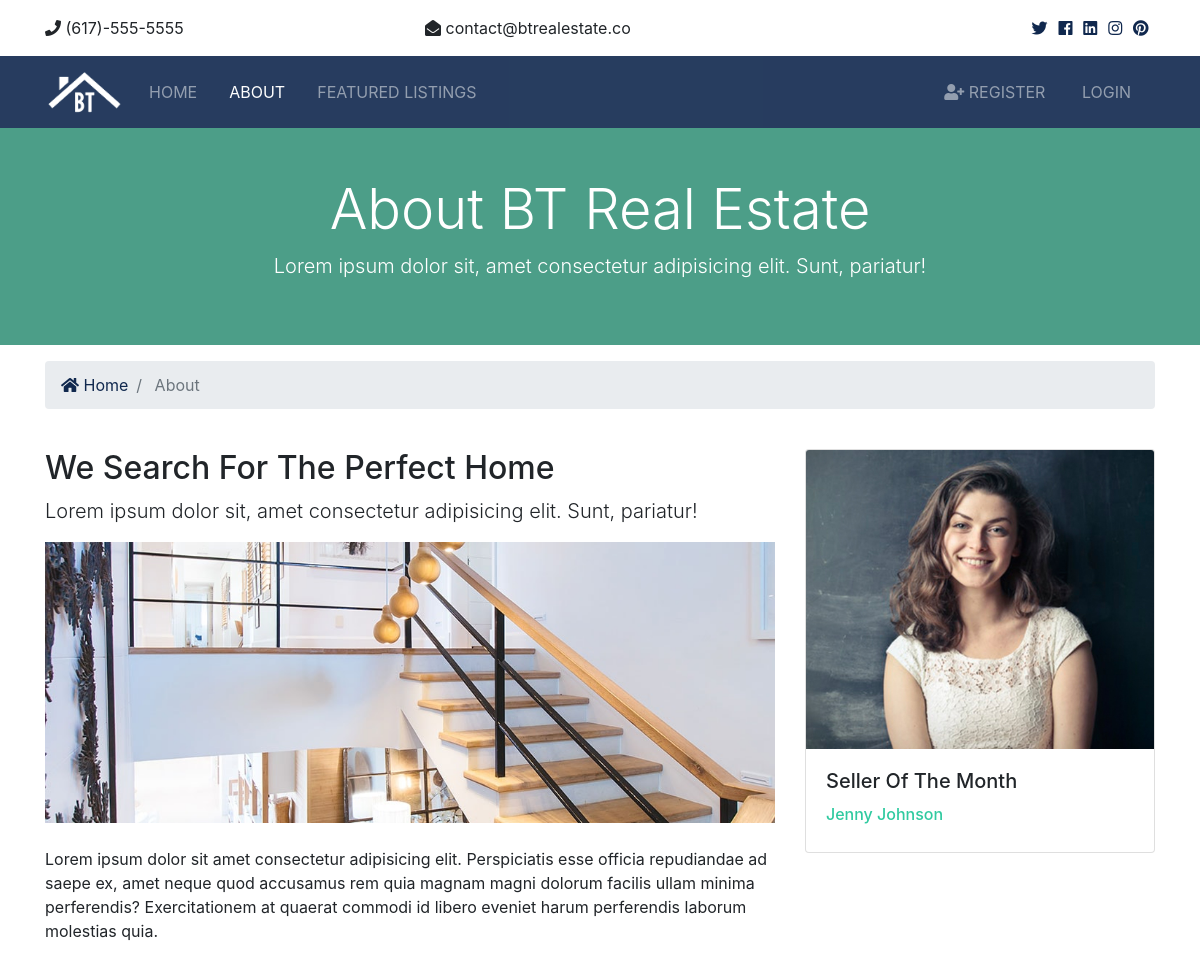
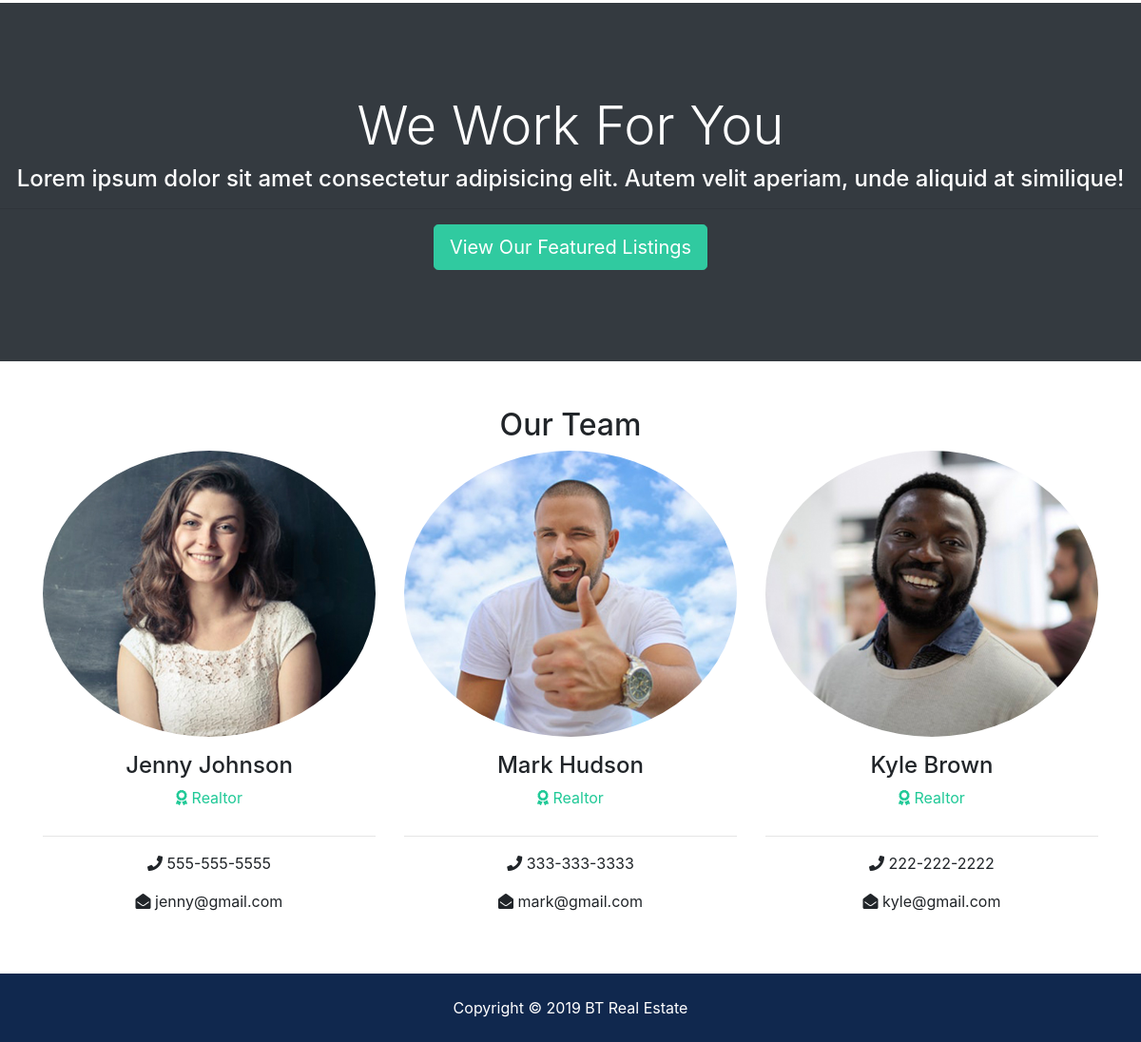
/about, run on the app's committed database (2 pictures, top to bottom).
### realtors/models.py (models this page shows, shortened)
class Realtor(models.Model):
    name = models.CharField(max_length=200)
    photo = models.ImageField(upload_to='photos/%Y/%m/%d/')
    description = models.TextField(blank=True)
    phone = models.CharField(max_length=20)
    email = models.CharField(max_length=50)
    is_mvp = models.BooleanField(default=False)
    hire_date = models.DateTimeField(default=datetime.now, blank=True)

### pages/views.py (the view)
# urls.py: path('about', views.about, name='about'),
def about(request):
    realtors = Realtor.objects.order_by('-hire_date')
    mvp_realtors = Realtor.objects.all().filter(is_mvp=True)
    context = {
        'realtors': realtors,
        'mvp_realtors': mvp_realtors
    }
    return render(request, 'pages/about.html', context)

### templates/pages/about.html (shortened to what this page needs)
{% extends 'base.html' %}
{% load static %}
{% block content %}
<section id="showcase-inner" class="py-5 text-white">
    <div class="container">
        <div class="row text-center">
            <div class="col-md-12">
                <h1 class="display-4">About BT Real Estate</h1>
                <p class="lead">Lorem ipsum dolor sit, amet consectetur adipisicing elit. Sunt, pariatur!</p>
            </div>
        </div>
    </div>
</section>
<section id="bc" class="mt-3">
    <div class="container">
        <nav aria-label="breadcrumb">
            <ol class="breadcrumb">
                <li class="breadcrumb-item">
                    <a href="{% url 'index' %}">
                        <i class="fas fa-home"></i> Home</a>
                </li>
                <li class="breadcrumb-item active"> About</li>
            </ol>
        </nav>
    </div>
</section>
<section id="about" class="py-4">
    <div class="container">
        <div class="row">
            <div class="col-md-8">
                <h2>We Search For The Perfect Home</h2>
                <p class="lead">Lorem ipsum dolor sit, amet consectetur adipisicing elit. Sunt, pariatur!</p>
                <img src="{% static 'img/about.jpg' %}" alt="">
                <p class="mt-4">Lorem ipsum dolor sit amet consectetur adipisicing elit. Perspiciatis esse officia
                    repudiandae ad saepe ex, amet
                    neque quod accusamus rem quia magnam magni dolorum facilis ullam minima perferendis? Exercitationem
                    at quaerat
                    commodi id libero eveniet harum perferendis laborum molestias quia.</p>
            </div>
            <div class="col-md-4">
                {% if mvp_realtors %}
                {% for realtor in mvp_realtors %}
                <div class="card">
                    <img class="card-img-top" src="{{ realtor.photo.url }}" alt="Seller of the month">
                    <div class="card-body">
                        <h5 class="card-title">Seller Of The Month</h5>
                        <h6 class="text-secondary">{{ realtor.name }}</h6>
                    </div>
                </div>
                {% endfor %}
                {% endif %}
            </div>
        </div>
    </div>
</section>
<section id="work" class="bg-dark text-white text-center">
    <h2 class="display-4">We Work For You</h2>
    <h4>Lorem ipsum dolor sit amet consectetur adipisicing elit. Autem velit aperiam, unde aliquid at similique!</h4>
    <hr>
    <a href="listings.html" class="btn btn-secondary text-white btn-lg">View Our Featured Listings</a>
</section>
<section id="team" class="py-5">
    <div class="container">
        <h2 class="text-center">Our Team</h2>
        <div class="row text-center">
            {% if realtors %}
            {% for realtor in realtors %}
            <div class="col-md-4">
                <img src="{{realtor.photo.url}}" alt="" class="rounded-circle mb-3">
                <h4>{{realtor.name}}</h4>
                <p class="text-success">
                    <i class="fas fa-award text-success mb-3"></i> Realtor</p>
                <hr>
                <p>
                    <i class="fas fa-phone"></i> {{ realtor.phone }}</p>
                <p>
                    <i class="fas fa-envelope-open"></i> {{realtor.email}}</p>
            </div>
            {% endfor %}
            {% else %}
            <div class="col-md-12">
                <p>No Realtors Available</p>
            </div>
            {% endif %}
        </div>
    </div>
</section>
{% endblock %}

### btre/static/css/all.css (style rules this page uses)
.fa, .fas, .far, .fal, .fab { -moz-osx-font-smoothing: grayscale; -webkit-font-smoothing: antialiased; display: inline-block; font-style: normal; font-variant: normal; text-rendering: auto; line-height: 1; }
.fa-award:before { content: "\f559"; }
.fa-envelope-open:before { content: "\f2b6"; }
.fa-home:before { content: "\f015"; }
.fa-phone:before { content: "\f095"; }
.fa, .fas { font-family: 'Font Awesome 5 Free'; font-weight: 900; }

### btre/static/css/style.css (style rules this page uses)
.btn-secondary { color: #fff !important; }
img { width: 100%; }
#showcase-inner { background: url(../img/building.jpg) no-repeat top center fixed/cover; position: relative; overflow: hidden; min-height: 200px; }
#showcase-inner::before { content: ''; position: absolute; top: 0; left: 0; min-height: 100%; width: 100%; background: rgba(32, 134, 107, 0.8); }
#work { padding: 6rem 0; }

### data on the page
Realtor: photo (picture), name "Jenny Johnson", phone "555-555-5555", email "jenny@gmail.com"
Realtor: photo (picture), name "Mark Hudson", phone "333-333-3333", email "mark@gmail.com"
Realtor: photo (picture), name "Kyle Brown", phone "222-222-2222", email "kyle@gmail.com"
